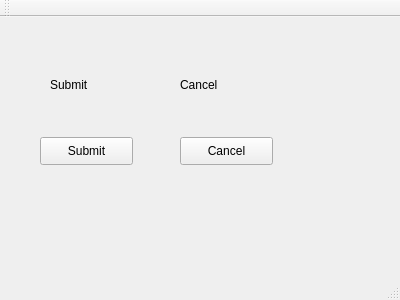
<?xml version="1.0" encoding="UTF-8"?>
<ui version="4.0">
 <class>MainWindow</class>
 <widget class="QMainWindow" name="MainWindow">
  <property name="geometry">
   <rect>
    <x>0</x>
    <y>0</y>
    <width>400</width>
    <height>300</height>
   </rect>
  </property>
  <property name="windowTitle">
   <string>MainWindow</string>
  </property>
  <widget class="QWidget" name="centralWidget">
   <widget class="QPushButton" name="pushButton">
    <property name="geometry">
     <rect>
      <x>40</x>
      <y>120</y>
      <width>93</width>
      <height>28</height>
     </rect>
    </property>
    <property name="text">
     <string>Submit</string>
    </property>
   </widget>
   <widget class="QPushButton" name="pushButton_2">
    <property name="geometry">
     <rect>
      <x>180</x>
      <y>120</y>
      <width>93</width>
      <height>28</height>
     </rect>
    </property>
    <property name="text">
     <string>Cancel</string>
    </property>
   </widget>
   <widget class="QLabel" name="label">
    <property name="geometry">
     <rect>
      <x>50</x>
      <y>60</y>
      <width>55</width>
      <height>16</height>
     </rect>
    </property>
    <property name="text">
     <string>Submit</string>
    </property>
   </widget>
   <widget class="QLabel" name="label_2">
    <property name="geometry">
     <rect>
      <x>180</x>
      <y>60</y>
      <width>55</width>
      <height>16</height>
     </rect>
    </property>
    <property name="text">
     <string>Cancel</string>
    </property>
   </widget>
  </widget>
  <widget class="QMenuBar" name="menuBar">
   <property name="geometry">
    <rect>
     <x>0</x>
     <y>0</y>
     <width>400</width>
     <height>26</height>
    </rect>
   </property>
  </widget>
  <widget class="QToolBar" name="mainToolBar">
   <attribute name="toolBarArea">
    <enum>TopToolBarArea</enum>
   </attribute>
   <attribute name="toolBarBreak">
    <bool>false</bool>
   </attribute>
  </widget>
  <widget class="QStatusBar" name="statusBar"/>
 </widget>
 <layoutdefault spacing="6" margin="11"/>
 <resources/>
 <connections/>
</ui>
